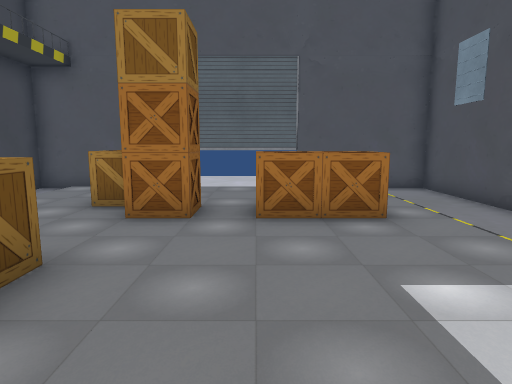
View 1 (above)

12 first-person views from a walk through a scene from a Unity 3-D project. The camera is 1.5 m above the floor, tilts 8° down and sees 75° across. The floor is counted in squares, 1 m on a side. Each view is taken from the middle of a square. On the plan, view 1 faces up. The plan holds only what a view shows up to about 15 squares ahead; the rest is blank. The place goes on beyond the plan. Some surface patterns are stand-ins.

View 2
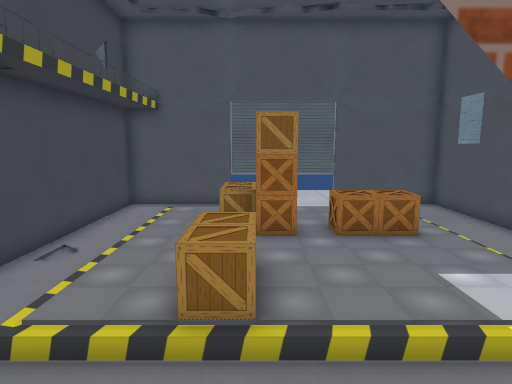

View 3
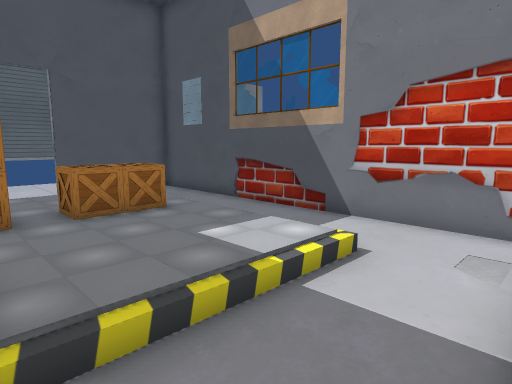

View 4
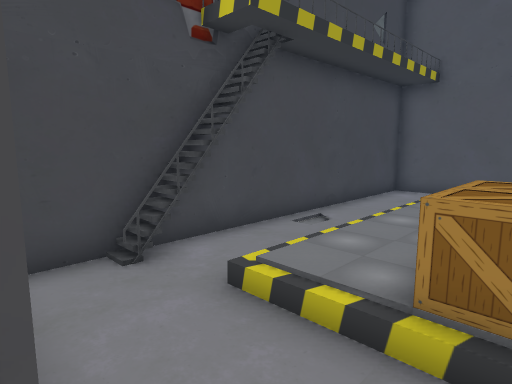

View 5
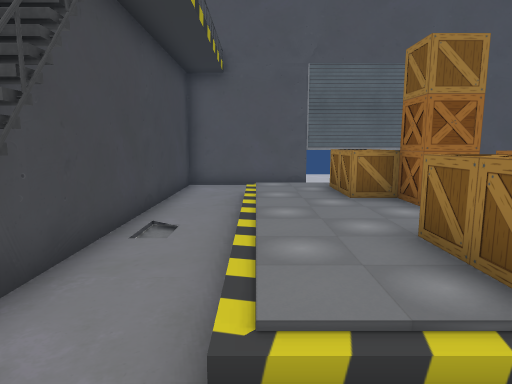

View 6
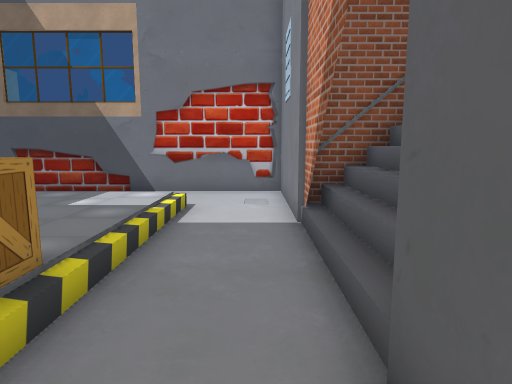

View 7
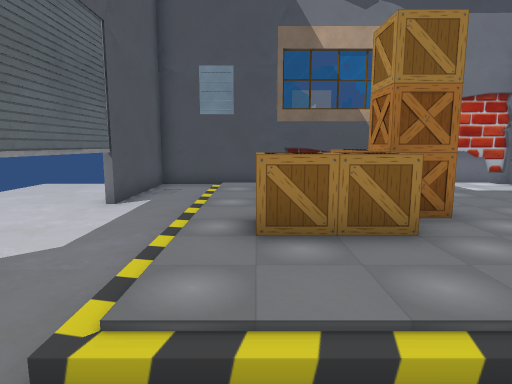

View 8
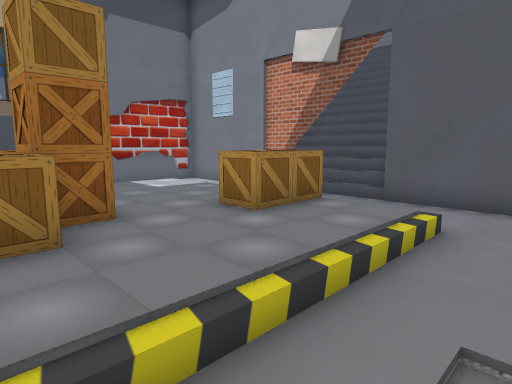

View 9
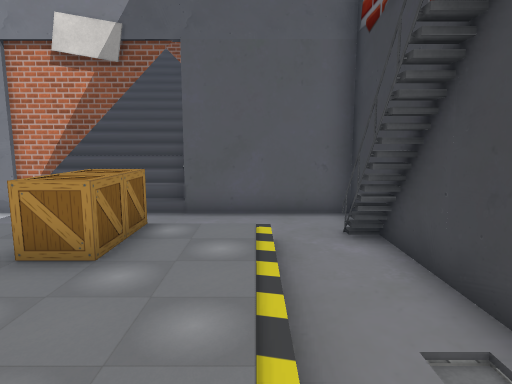

View 10
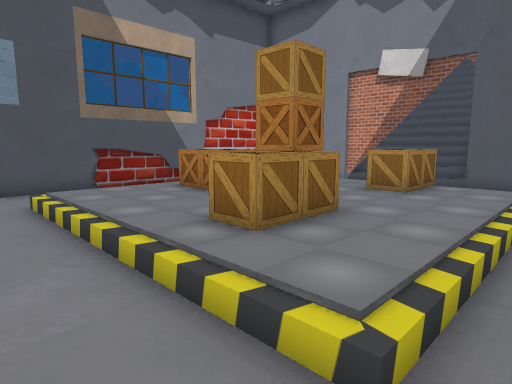

View 11
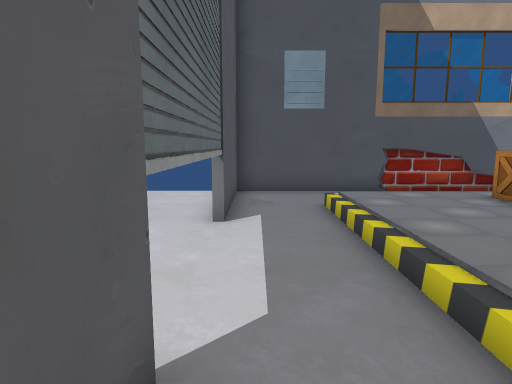

View 12
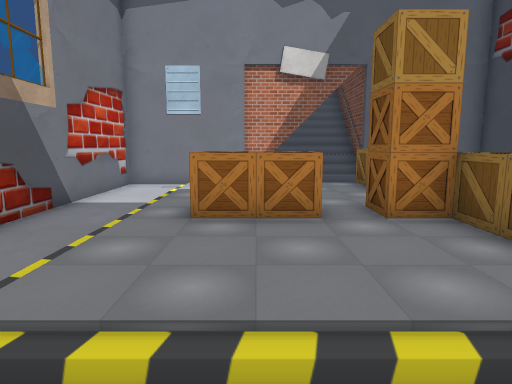

### Floor plan
Key: @ floor where view 1 was taken; # wall or solid block; . main floor; : floor 0.25 m higher than the main floor; + floor 0.5 m higher than the main floor; / step, stairs or slope; ^ raised ledge; O other object.
Columns run from 8 left of view 1 to 6 right of it. Each row starts with its distance up from view 1.
 12 ###############
 11 #.............#
 10 #.............#
  9 #..:++++++++..#
  8 #..:+OO+++++..#
  7 #..:+OO+++++..#
  6 #..:+OOOOOO+..#
  5 #..:++OOOOO+..#
  4 #..:++++++++..#
  3 #..:+OO+++++..#
  2 ##.:+OO+++++..#
  1 #^.::OO:::::..#
  0 ##......@.....#
 -1 #.............#
 -2 ######//#######
 -3      #////#
 -4      #////#
 -5       ////
 -6       ////
 -7       #///
 -8       ///

Positions as (right, up) in squares from view 1, and headings:
1: (0, 0), facing up
2: (-2, -3), facing up
3: (-2, -2), facing up-right
4: (-2, -2), facing up-left
5: (-5, -1), facing up
6: (-5, -1), facing right
7: (-7, 8), facing right
8: (-7, 7), facing down-right
9: (-5, 7), facing down
10: (-6, 11), facing down-right
11: (-5, 11), facing right
12: (1, 11), facing down
